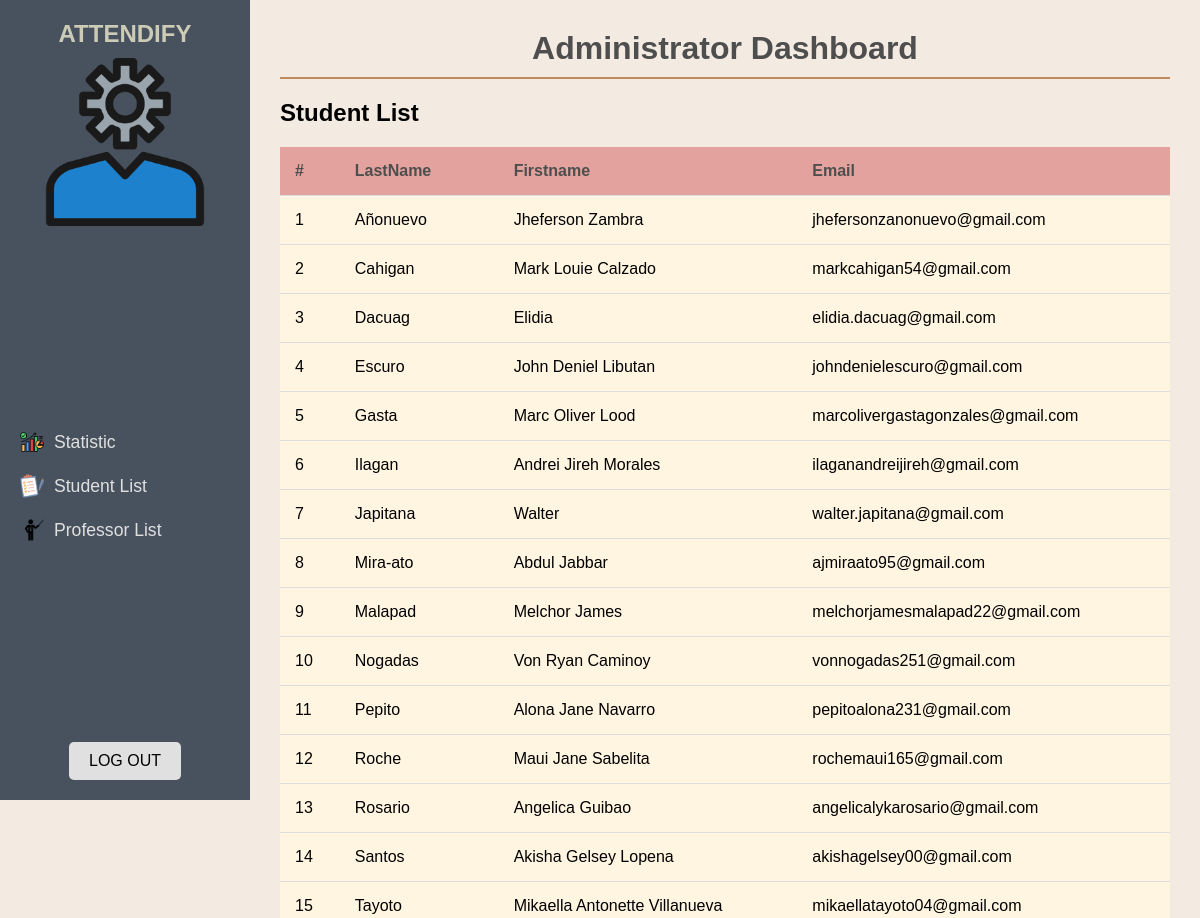
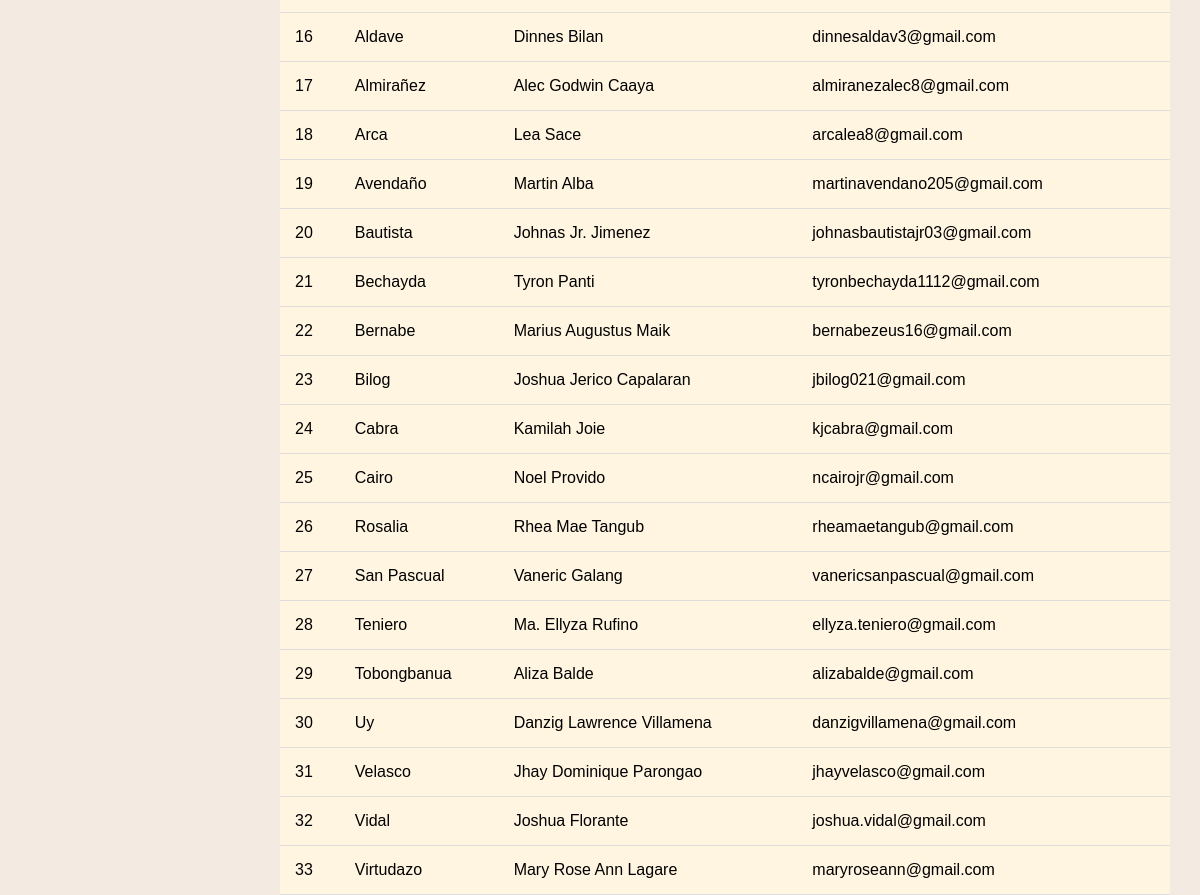
The app's page /works/administrator_dashboard.php with its own data (2 pictures, top to bottom).
### tables this page shows
CREATE TABLE `student` (
  `id` int(11) NOT NULL,
  `firstname` varchar(100) NOT NULL,
  `middlename` varchar(100) NOT NULL,
  `lastname` varchar(100) NOT NULL,
  `birthday` varchar(100) NOT NULL,
  `age` int(11) NOT NULL,
  `gender` varchar(100) NOT NULL,
  `address` varchar(100) NOT NULL,
  `email` varchar(100) NOT NULL,
  `phone` bigint(20) NOT NULL,
  `password` varchar(100) NOT NULL,
  `datetime_created` timestamp NOT NULL DEFAULT current_timestamp(),
  `datetime_updated` timestamp NOT NULL DEFAULT current_timestamp(),
  `student_number` varchar(100) NOT NULL
);

### works/administrator_dashboard.php (the view, shortened to what this page needs)
<?php
require '../db_connect.php';
$student_query = "SELECT id, lastname, firstname, email FROM student";
$student_result = $conn->query($student_query);
?>
<!DOCTYPE html>
<html lang="en">
<head>
  <link rel="stylesheet" href="../styles/administration_dashboard_styles.css" />
</head>
<body>
  <div class="dashboard-container">
    <aside class="sidebar">
      <div class="logo">
        <h2>ATTENDIFY</h2>
        <img src="../assets/images/1.png" alt="ATTENDIFY Logo" class="logo-image" />
      </div>
      <ul class="menu">
        <li class="menu-item" onclick="showSection('statistic')">
          <img src="../assets/images/2.png" alt="Statistic Icon" class="menu-icon" />
          <span>Statistic</span>
        </li>
        <li class="menu-item" onclick="showSection('student-info')">
          <img src="../assets/images/4.png" alt="Student List Icon" class="menu-icon" />
          <span>Student List</span>
        </li>
        <li class="menu-item" onclick="showSection('professor-list')">
          <img src="../assets/images/3.png" alt="Professor List Icon" class="menu-icon" />
          <span>Professor List</span>
        </li>
      </ul>
      <div class="logout">
        <button id="logoutBtn">LOG OUT</button>
      </div>
    </aside>
    <main class="main-content">
      <header>
        <h1>Administrator Dashboard</h1>
      </header>
      <section id="student-info" class="content-section active">
        <h2>Student List</h2>
        <table>
          <thead>
            <tr>
              <th>#</th>
              <th>LastName</th>
              <th>Firstname</th>
              <th>Email</th>
            </tr>
          </thead>
          <tbody>
            <?php
            if ($student_result->num_rows > 0) {
              while ($row = $student_result->fetch_assoc()) {
                echo "<tr>
                        <td>{$row['id']}</td>
                        <td>{$row['lastname']}</td>
                        <td>{$row['firstname']}</td>
                        <td>{$row['email']}</td>
                      </tr>";
              }
            } else {
              echo "<tr><td colspan='4'>No students found</td></tr>";
            }
            ?>
          </tbody>
        </table>
      </section>
    </main>
  </div>
</body>
</html>

### styles/administration_dashboard_styles.css (style rules this page uses)
body { font-family: "Arial", sans-serif; margin: 0; padding: 0; background-color: #f3ebe2; }
.dashboard-container { display: flex; height: 100vh; }
.sidebar { background-color: #47525e; width: 250px; display: flex; flex-direction: column; justify-content: space-between; padding: 20px; box-sizing: border-box; }
.logo { text-align: center; color: #cccbb6; }
.logo h2 { margin: 0; font-size: 1.5em; }
.logo-image { margin-top: 10px; max-width: 80%; height: auto; }
.menu { list-style-type: none; padding: 0; }
.menu-item { display: flex; align-items: center; margin: 20px 0; color: #e0e0e0; font-size: 1.1em; cursor: pointer; }
.menu-item img { margin-right: 10px; }
.logout { text-align: center; }
.logout button { background-color: #e0e0e0; border: none; padding: 10px 20px; border-radius: 5px; cursor: pointer; font-size: 1em; }
.main-content { flex-grow: 1; padding: 30px; background-color: #f3ebe2; box-sizing: border-box; }
header { border-bottom: 2px solid #c18c5d; padding-bottom: 10px; margin-bottom: 20px; text-align: center; }
header h1 { font-size: 2em; margin: 0; color: #4e4e4e; }
.content-section { display: none; }
.content-section.active { display: block; }
table { width: 100%; border-collapse: collapse; background-color: #fff5e1; }
th, td { padding: 15px; text-align: left; border-bottom: 1px solid #ddd; }
thead th { background-color: #e3a29d; color: #4e4e4e; }
.menu-icon { margin-right: 10px; width: 24px; height: auto; }

### records on screen
student: id "1", lastname "Añonuevo", firstname "Jheferson Zambra", email "jhefersonzanonuevo@gmail.com"
student: id "2", lastname "Cahigan", firstname "Mark Louie Calzado", email "markcahigan54@gmail.com"
student: id "3", lastname "Dacuag", firstname "Elidia", email "elidia.dacuag@gmail.com"
student: id "4", lastname "Escuro", firstname "John Deniel Libutan", email "johndenielescuro@gmail.com"
student: id "5", lastname "Gasta", firstname "Marc Oliver Lood", email "marcolivergastagonzales@gmail.com"
student: id "6", lastname "Ilagan", firstname "Andrei Jireh Morales", email "ilaganandreijireh@gmail.com"
student: id "7", lastname "Japitana", firstname "Walter", email "walter.japitana@gmail.com"
student: id "8", lastname "Mira-ato", firstname "Abdul Jabbar", email "ajmiraato95@gmail.com"
student: id "9", lastname "Malapad", firstname "Melchor James", email "melchorjamesmalapad22@gmail.com"
student: id "10", lastname "Nogadas", firstname "Von Ryan Caminoy", email "vonnogadas251@gmail.com"
student: id "11", lastname "Pepito", firstname "Alona Jane Navarro", email "pepitoalona231@gmail.com"
student: id "12", lastname "Roche", firstname "Maui Jane Sabelita", email "rochemaui165@gmail.com"
student: id "13", lastname "Rosario", firstname "Angelica Guibao", email "angelicalykarosario@gmail.com"
student: id "14", lastname "Santos", firstname "Akisha Gelsey Lopena", email "akishagelsey00@gmail.com"
student: id "15", lastname "Tayoto", firstname "Mikaella Antonette Villanueva", email "mikaellatayoto04@gmail.com"
student: id "16", lastname "Aldave", firstname "Dinnes Bilan", email "dinnesaldav3@gmail.com"
student: id "17", lastname "Almirañez", firstname "Alec Godwin Caaya", email "almiranezalec8@gmail.com"
student: id "18", lastname "Arca", firstname "Lea Sace", email "arcalea8@gmail.com"
student: id "19", lastname "Avendaño", firstname "Martin Alba", email "martinavendano205@gmail.com"
student: id "20", lastname "Bautista", firstname "Johnas Jr. Jimenez", email "johnasbautistajr03@gmail.com"
student: id "21", lastname "Bechayda", firstname "Tyron Panti", email "tyronbechayda1112@gmail.com"
student: id "22", lastname "Bernabe", firstname "Marius Augustus Maik", email "bernabezeus16@gmail.com"
student: id "23", lastname "Bilog", firstname "Joshua Jerico Capalaran", email "jbilog021@gmail.com"
student: id "24", lastname "Cabra", firstname "Kamilah Joie", email "kjcabra@gmail.com"
student: id "25", lastname "Cairo", firstname "Noel Provido", email "ncairojr@gmail.com"
student: id "26", lastname "Rosalia", firstname "Rhea Mae Tangub", email "rheamaetangub@gmail.com"
student: id "27", lastname "San Pascual", firstname "Vaneric Galang", email "vanericsanpascual@gmail.com"
student: id "28", lastname "Teniero", firstname "Ma. Ellyza Rufino", email "ellyza.teniero@gmail.com"
student: id "29", lastname "Tobongbanua", firstname "Aliza Balde", email "alizabalde@gmail.com"
student: id "30", lastname "Uy", firstname "Danzig Lawrence Villamena", email "danzigvillamena@gmail.com"
student: id "31", lastname "Velasco", firstname "Jhay Dominique Parongao", email "jhayvelasco@gmail.com"
student: id "32", lastname "Vidal", firstname "Joshua Florante", email "joshua.vidal@gmail.com"
student: id "33", lastname "Virtudazo", firstname "Mary Rose Ann Lagare", email "maryroseann@gmail.com"
